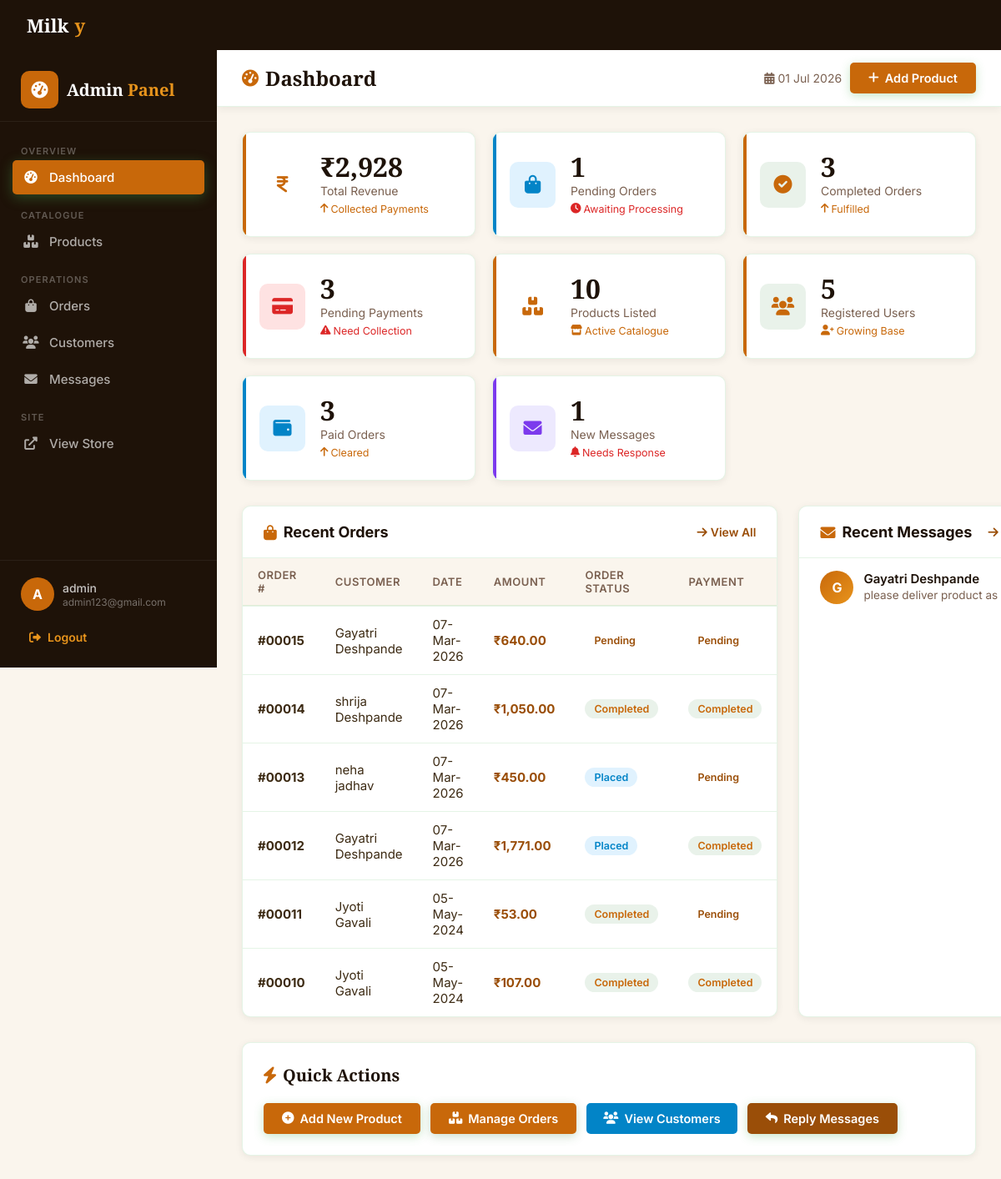
/admin_page.php (signed in), run on the app's committed database.
### tables this page shows
CREATE TABLE `orders` (
  `id` int(100) NOT NULL AUTO_INCREMENT,
  `user_id` int(100) NOT NULL,
  `name` varchar(100) NOT NULL,
  `number` varchar(12) NOT NULL,
  `email` varchar(100) NOT NULL,
  `method` varchar(50) NOT NULL,
  `address` varchar(500) NOT NULL,
  `total_products` varchar(1000) NOT NULL,
  `total_price` int(100) NOT NULL,
  `placed_on` varchar(50) NOT NULL,
  `payment_status` varchar(20) NOT NULL DEFAULT 'pending',
  `order_status` varchar(20) NOT NULL DEFAULT 'pending',
  PRIMARY KEY (`id`)
);

CREATE TABLE `message` (
  `id` int(100) NOT NULL AUTO_INCREMENT,
  `user_id` int(100) NOT NULL,
  `name` varchar(100) NOT NULL,
  `email` varchar(100) NOT NULL,
  `number` varchar(12) NOT NULL,
  `message` varchar(500) NOT NULL,
  PRIMARY KEY (`id`)
);

### admin_page.php (the view, shortened to what this page needs)
<?php
include 'config.php'; session_start();
$pending_orders    =mysqli_num_rows(mysqli_query($conn,"SELECT id FROM `orders` WHERE order_status='pending'"));
$completed_orders  =mysqli_num_rows(mysqli_query($conn,"SELECT id FROM `orders` WHERE order_status='completed'"));
$pending_payments  =mysqli_num_rows(mysqli_query($conn,"SELECT id FROM `orders` WHERE payment_status='pending'"));
$completed_payments=mysqli_num_rows(mysqli_query($conn,"SELECT id FROM `orders` WHERE payment_status='completed'"));
$total_products    =mysqli_num_rows(mysqli_query($conn,"SELECT id FROM `products`"));
$total_users       =mysqli_num_rows(mysqli_query($conn,"SELECT id FROM `users` WHERE user_type='user'"));
$total_msgs        =mysqli_num_rows(mysqli_query($conn,"SELECT id FROM `message`"));
$rev_r=mysqli_query($conn,"SELECT SUM(total_price) AS rev FROM `orders` WHERE payment_status='completed'");
$revenue=mysqli_fetch_assoc($rev_r)['rev']??0;
?>
<!DOCTYPE html>
<html lang="en">
<head>
  <link rel="stylesheet" href="https://cdnjs.cloudflare.com/ajax/libs/font-awesome/6.0.0/css/all.min.css">
  <link rel="stylesheet" href="css/admin_style.css">
</head>
<body>
<?php include 'admin_header.php'; ?>
<div class="admin-topbar">
  <h1><i class="fas fa-tachometer-alt"></i> Dashboard</h1>
  <div class="topbar-actions">
    <span style="font-size:1.4rem;color:var(--muted)"><i class="fas fa-calendar-alt" style="margin-right:.4rem"></i><?php echo date('d M Y'); ?></span>
    <a href="admin_products.php" class="btn"><i class="fas fa-plus"></i> Add Product</a>
  </div>
</div>
<div class="admin-content">
  <div class="stat-cards">
    <div class="stat-card amber">
      <div class="stat-icon"><i class="fas fa-indian-rupee-sign"></i></div>
      <div><div class="stat-num">&#8377;<?php echo number_format($revenue,0); ?></div><div class="stat-label">Total Revenue</div><div class="stat-change up"><i class="fas fa-arrow-up"></i> Collected Payments</div></div>
    </div>
    <div class="stat-card sky">
      <div class="stat-icon"><i class="fas fa-shopping-bag"></i></div>
      <div><div class="stat-num"><?php echo $pending_orders; ?></div><div class="stat-label">Pending Orders</div><div class="stat-change down"><i class="fas fa-clock"></i> Awaiting Processing</div></div>
    </div>
    <div class="stat-card green">
      <div class="stat-icon"><i class="fas fa-check-circle"></i></div>
      <div><div class="stat-num"><?php echo $completed_orders; ?></div><div class="stat-label">Completed Orders</div><div class="stat-change up"><i class="fas fa-arrow-up"></i> Fulfilled</div></div>
    </div>
    <div class="stat-card red">
      <div class="stat-icon"><i class="fas fa-credit-card"></i></div>
      <div><div class="stat-num"><?php echo $pending_payments; ?></div><div class="stat-label">Pending Payments</div><div class="stat-change down"><i class="fas fa-exclamation-triangle"></i> Need Collection</div></div>
    </div>
    <div class="stat-card amber">
      <div class="stat-icon"><i class="fas fa-boxes"></i></div>
      <div><div class="stat-num"><?php echo $total_products; ?></div><div class="stat-label">Products Listed</div><div class="stat-change up"><i class="fas fa-store"></i> Active Catalogue</div></div>
    </div>
    <div class="stat-card green">
      <div class="stat-icon"><i class="fas fa-users"></i></div>
      <div><div class="stat-num"><?php echo $total_users; ?></div><div class="stat-label">Registered Users</div><div class="stat-change up"><i class="fas fa-user-plus"></i> Growing Base</div></div>
    </div>
    <div class="stat-card sky">
      <div class="stat-icon"><i class="fas fa-wallet"></i></div>
      <div><div class="stat-num"><?php echo $completed_payments; ?></div><div class="stat-label">Paid Orders</div><div class="stat-change up"><i class="fas fa-arrow-up"></i> Cleared</div></div>
    </div>
    <div class="stat-card purple">
      <div class="stat-icon"><i class="fas fa-envelope"></i></div>
      <div><div class="stat-num"><?php echo $total_msgs; ?></div><div class="stat-label">New Messages</div><div class="stat-change down"><i class="fas fa-bell"></i> Needs Response</div></div>
    </div>
  </div>
  <div class="dash-panels">
    <div class="panel">
      <div class="panel-head">
        <h2><i class="fas fa-shopping-bag"></i> Recent Orders</h2>
        <a href="admin_orders.php"><i class="fas fa-arrow-right"></i> View All</a>
      </div>
      <div class="full-table-wrap">
        <table class="data-table">
          <thead><tr><th>Order #</th><th>Customer</th><th>Date</th><th>Amount</th><th>Order Status</th><th>Payment</th></tr></thead>
          <tbody>
          <?php
          $recent=mysqli_query($conn,"SELECT * FROM `orders` ORDER BY id DESC LIMIT 8") or die('query failed');
          if(mysqli_num_rows($recent)>0){
            while($r=mysqli_fetch_assoc($recent)){
              if($r['order_status'] == 'completed'){ $oc = 'pill-complete'; }
              elseif($r['order_status'] == 'placed'){ $oc = 'pill-placed'; }
              else { $oc = 'pill-pending'; }
              $pc=($r['payment_status']=='completed')?'pill-complete':'pill-pending';
            ?>
            <tr>
              <td><strong>#<?php echo str_pad($r['id'],5,'0',STR_PAD_LEFT); ?></strong></td>
              <td><?php echo htmlspecialchars($r['name']); ?></td>
              <td><?php echo $r['placed_on']; ?></td>
              <td style="font-weight:700;color:var(--amber-dark)">&#8377;<?php echo number_format($r['total_price'],2); ?></td>
              <td><span class="pill <?php echo $oc; ?>"><?php echo ucfirst($r['order_status']); ?></span></td>
              <td><span class="pill <?php echo $pc; ?>"><?php echo ucfirst($r['payment_status']); ?></span></td>
            </tr>
          <?php }}else{echo '<tr><td colspan="6" style="text-align:center;padding:3rem;color:var(--muted)">No orders yet.</td></tr>';} ?>
          </tbody>
        </table>
      </div>
    </div>
    <div class="panel">
      <div class="panel-head">
        <h2><i class="fas fa-envelope"></i> Recent Messages</h2>
        <a href="admin_contacts.php"><i class="fas fa-arrow-right"></i> View All</a>
      </div>
      <?php
      $msgs=mysqli_query($conn,"SELECT * FROM `message` ORDER BY id DESC LIMIT 6") or die('query failed');
      if(mysqli_num_rows($msgs)>0){
        while($m=mysqli_fetch_assoc($msgs)){
      ?>
      <div class="msg-item">
        <div class="msg-avatar"><?php echo strtoupper(substr($m['name'],0,1)); ?></div>
        <div>
          <div class="msg-name"><?php echo htmlspecialchars($m['name']); ?></div>
          <div class="msg-preview"><?php echo htmlspecialchars($m['message']); ?></div>
        </div>
      </div>
      <?php }}else{echo '<p style="text-align:center;padding:3rem;color:var(--muted);font-size:1.5rem">No messages yet.</p>';} ?>
    </div>
  </div>
  <div style="background:#fff;border-radius:var(--r-md);padding:2.5rem;border:1px solid var(--border);box-shadow:var(--sh-sm)">
    <h2 style="font-family:'Playfair Display',serif;font-size:2rem;color:var(--dark);margin-bottom:2rem;display:flex;align-items:center;gap:.8rem"><i class="fas fa-bolt" style="color:var(--amber)"></i> Quick Actions</h2>
    <div style="display:flex;flex-wrap:wrap;gap:1.2rem">
      <a href="admin_products.php" class="btn"><i class="fas fa-plus-circle"></i> Add New Product</a>
      <a href="admin_orders.php" class="option-btn"><i class="fas fa-boxes"></i> Manage Orders</a>
      <a href="admin_users.php" class="sky-btn"><i class="fas fa-users"></i> View Customers</a>
      <a href="admin_contacts.php" class="btn" style="background:var(--amber-dark)"><i class="fas fa-reply"></i> Reply Messages</a>
    </div>
  </div>
</div>
  </main>
</div>
</body></html>

### data on the page
orders: id "00015", name "Gayatri Deshpande", placed_on "07-Mar-2026", total_price "640.00", order_status "Pending", payment_status "Pending"
orders: id "00014", name "shrija Deshpande", placed_on "07-Mar-2026", total_price "1,050.00", order_status "Completed", payment_status "Completed"
orders: id "00013", name "neha jadhav", placed_on "07-Mar-2026", total_price "450.00", order_status "Placed", payment_status "Pending"
orders: id "00012", name "Gayatri Deshpande", placed_on "07-Mar-2026", total_price "1,771.00", order_status "Placed", payment_status "Completed"
orders: id "00011", name "Jyoti Gavali", placed_on "05-May-2024", total_price "53.00", order_status "Completed", payment_status "Pending"
orders: id "00010", name "Jyoti Gavali", placed_on "05-May-2024", total_price "107.00", order_status "Completed", payment_status "Completed"
message: name "G", name "Gayatri Deshpande", message "please deliver product as early a…"

### other printed values
$label "Dashboard Products Orders Customers Messages"
substr($_SESSION['admin_name'],0,1) "A"
$_SESSION['admin_name'] "admin"
$_SESSION['admin_email'] "admin123@gmail.com"
$revenue "2,928"
$pending_orders "1"
$completed_orders "3"
$pending_payments "3"
$total_products "10"
$total_users "5"
$completed_payments "3"
$total_msgs "1"
